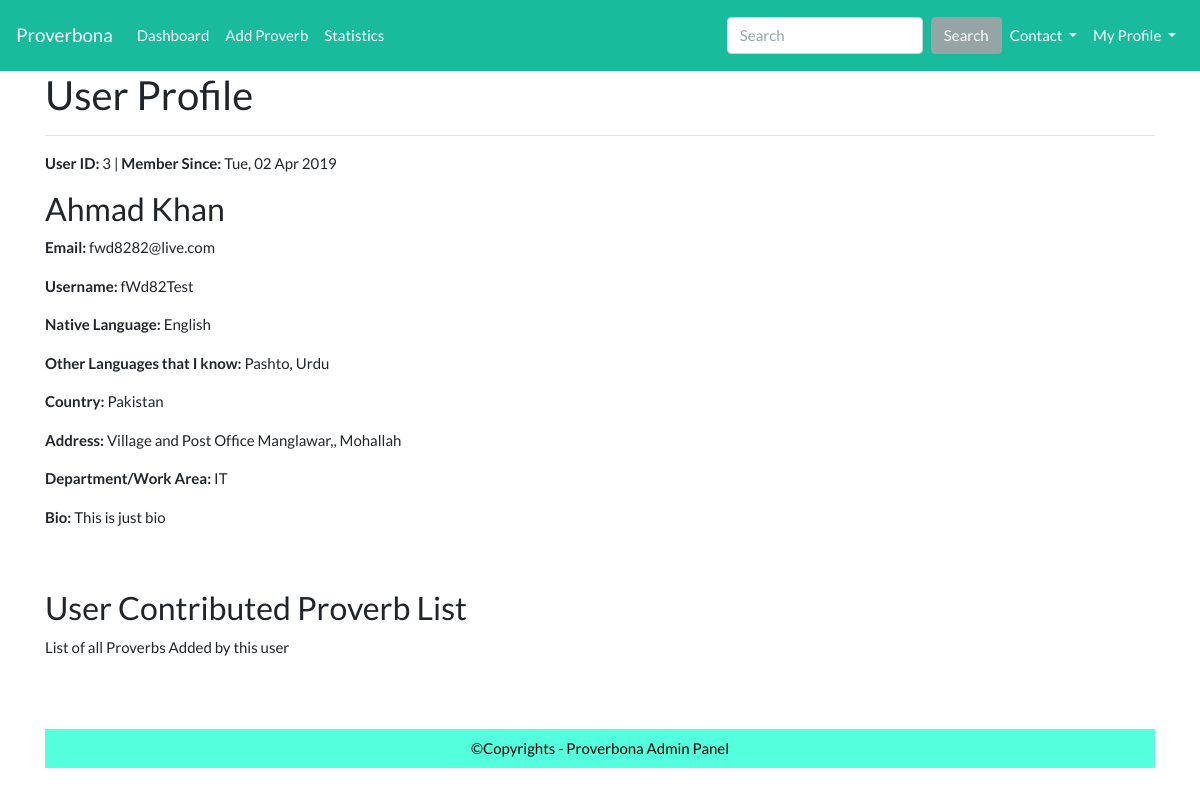
The app's page /home/user_profile/fWd82Test with its own data.
### tables this page shows
CREATE TABLE `table_user` (
  `user_id` int(11) NOT NULL,
  `user_fullname` varchar(45) DEFAULT NULL,
  `user_email` varchar(45) NOT NULL,
  `user_name` varchar(45) NOT NULL,
  `user_password` varchar(45) DEFAULT NULL,
  `user_nativelang` int(11) DEFAULT NULL,
  `user_otherlang` text,
  `user_country` varchar(45) DEFAULT NULL,
  `user_address` varchar(45) DEFAULT NULL,
  `user_department` varchar(45) DEFAULT NULL,
  `user_bio` text,
  `user_timestamp` timestamp NULL DEFAULT CURRENT_TIMESTAMP
);

CREATE TABLE `table_lang` (
  `lang_id` int(11) NOT NULL,
  `lang_locale` varchar(45) DEFAULT NULL,
  `lang_name` varchar(45) DEFAULT NULL,
  `lang_timestamp` timestamp NULL DEFAULT CURRENT_TIMESTAMP
);

### application/controllers/Home.php (called while the page is built, shortened)
<?php
    class Home extends CI_Controller{
        public function user_profile($id){
            $this->load->model('User_model');
            $user_profile = $this->User_model->get_user_profile($id);
            $this->load->view('admin/user_profile', compact('user_profile'));
        }
    }
?>

### index.php (called while the page is built, shortened)
<?php
require_once BASEPATH.'core/CodeIgniter.php';

### application/models/User_model.php (called while the page is built, shortened)
<?php
class User_model extends CI_Model{
    public function get_user_profile($id) {
        $q = $this->db->from('table_user')
                    ->where( ['user_name' => $id] )
                    ->join('table_lang', 'table_user.user_nativelang = table_lang.lang_id')
                    ->get();
        if ($q->num_rows())
            return $q->row();
        return false;
    }
}

### application/views/admin/user_profile.php (the view)
<?php include('admin_header.php'); ?>
<div class="container">
<h2>User Profile</h2>
<hr>
<div class="row">
  <div class="col col-lg-12">
  <p> <?= "<strong>User ID:</strong> " . $user_profile->user_id . " | <strong> Member Since:</strong> " . date("D, d M Y", strtotime($user_profile->user_timestamp)); ?></p>
  <h3> <?= $user_profile->user_fullname; ?></h3>
  <p> <?= "<strong>Email:</strong> " .                  $user_profile->user_email; ?></p>
  <p> <?= "<strong>Username:</strong> " .               $user_profile->user_name; ?></p>
  <p> <?= "<strong>Native Language:</strong> " .        $user_profile->lang_name; ?></p>
  <p> <?= "<strong>Other Languages that I know:</strong> " . $user_profile->user_otherlang; ?></p>
  <p> <?= "<strong>Country:</strong> " .                $user_profile->user_country ; ?></p>
  <p> <?= "<strong>Address:</strong> " .                $user_profile->user_address ; ?></p>
  <p> <?= "<strong>Department/Work Area:</strong> " .   $user_profile->user_department; ?></p>
  <p> <?= "<strong>Bio:</strong> " .                    $user_profile->user_bio ; ?></p>
  <br><br>
  </div>
</div>
<div class="row">
  <div class="col col-lg-12">
    <h3>User Contributed Proverb List</h3>
    <p> List of all Proverbs Added by this user</p>
  </div>
</div>
<br><br>
<?php include('admin_footer.php'); ?>

### assets/css/mystyles.css (style rules this page uses)
html, body { min-height:100%; height: 100%; }

### records on screen
table_user: user_id "3", user_timestamp "Tue, 02 Apr 2019", user_fullname "Ahmad Khan", user_email "fwd8282@live.com", user_name "fWd82Test", user_nativelang.lang_name "English", user_otherlang "Pashto, Urdu", user_country "Pakistan", user_address "Village and Post Office Manglawar,, Mohallah", user_department "IT", user_bio "This is just bio"
